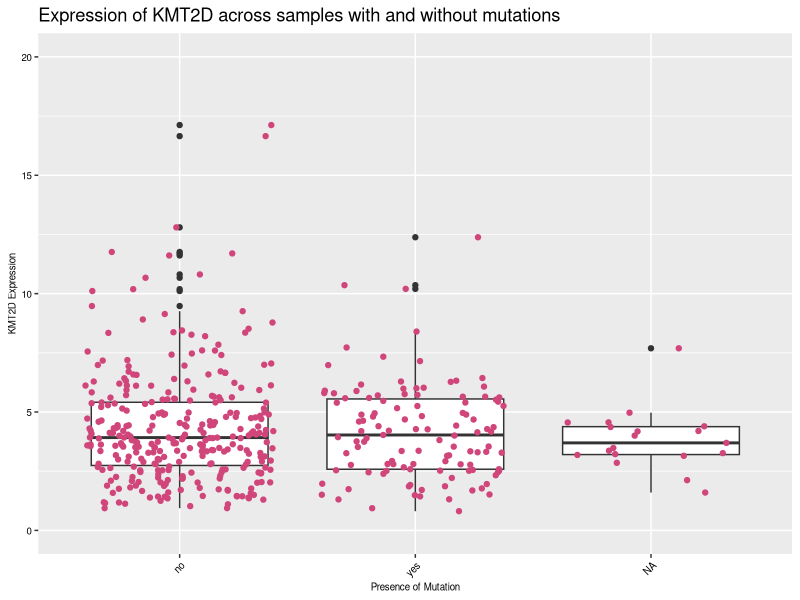
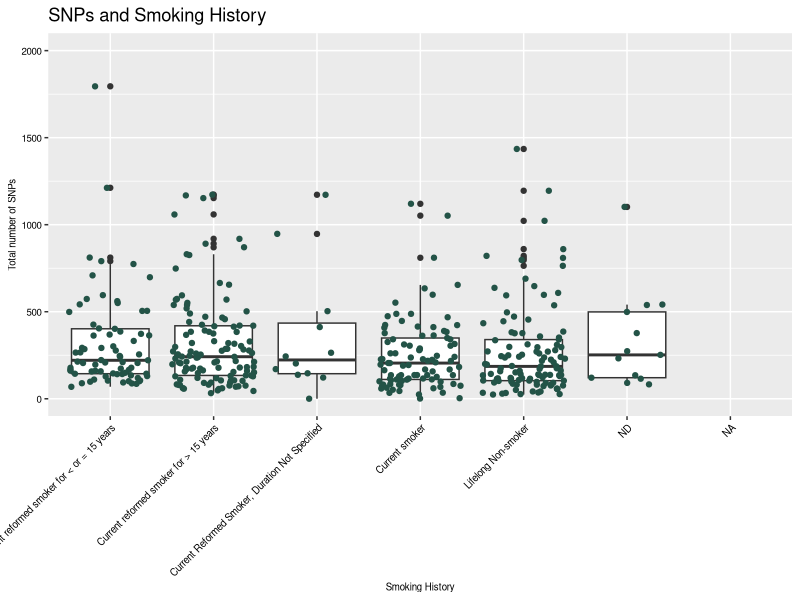
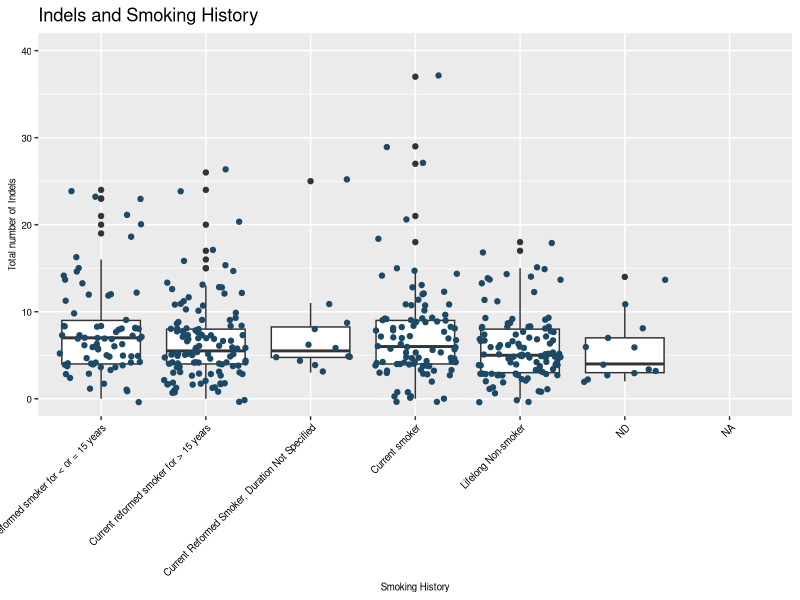
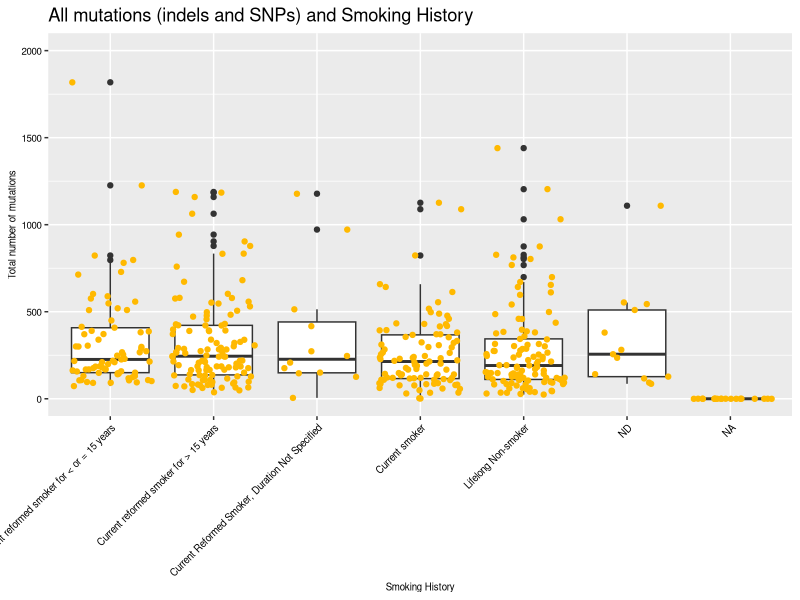
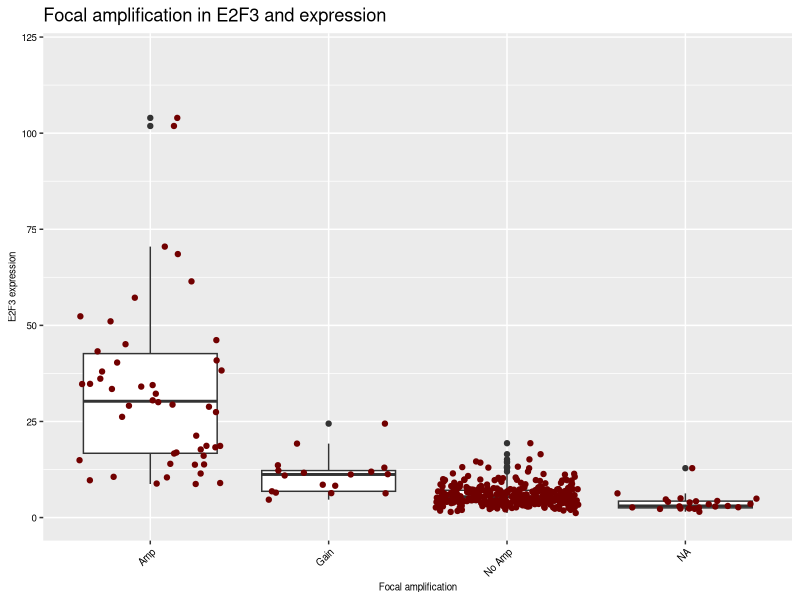
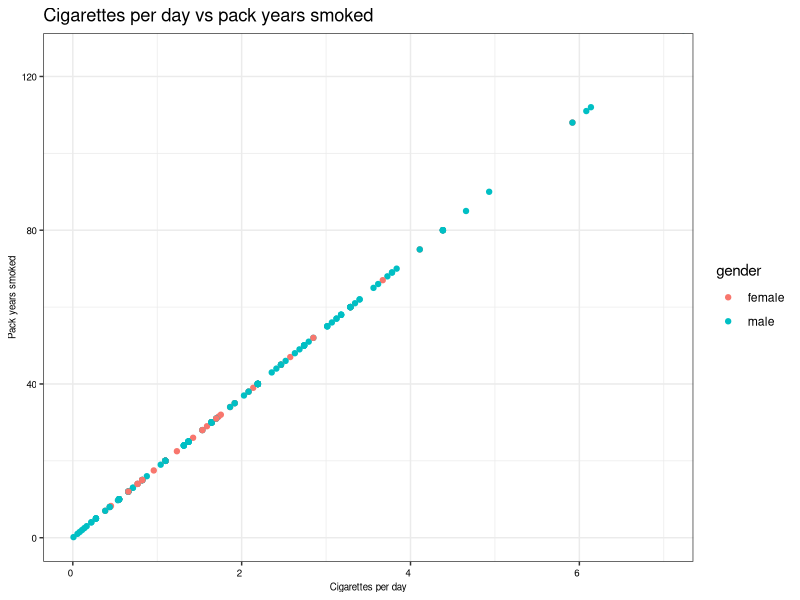

Source code (R) for these figures, in order:
## ---- chunk 1
# install.packages("tidyverse")
library(tidyverse) ## if this isn't working, be sure to run the above (uncomment first)

# Load the data
clinical <- read.csv("data/clinical.csv")
## ---- chunk 2

KMT2D_plot <- ggplot( data = clinical, 
                     aes( x= mutation.in.KMT2D,
                          y = KMT2D_expr)) +
  geom_boxplot()+ 
  geom_jitter(color = 	"#d0457a") +
  coord_cartesian(ylim=c(0, 20)) + 
  theme_grey()+
    theme(axis.text.y = element_text(color = "black", size = 7),
          axis.text.x = element_text(size = 7, color = "black", angle = 45, hjust = 1),
          axis.title.y = element_text(color = "black", size = 7),
          axis.title.x = element_text(color = "black", size = 7),
          legend.position = "none") +
    labs(title = "Expression of KMT2D across samples with and without mutations",
         x = "Presence of Mutation",
         y = "KMT2D Expression")

KMT2D_plot



## ---- chunk 3

# total SNPs
SNP_plot <- ggplot( data= clinical,
                    aes( x = Tobacco.smoking.history,
                    y = total.number.Single.Nucleotide.Variants)) +
  geom_boxplot()+
  geom_jitter( color = "#235347") +
  coord_cartesian(ylim=c(0, 2000)) +
  theme_grey() +
    theme(axis.text.y = element_text(color = "black", size = 7),
          axis.text.x = element_text(size = 7, color = "black", angle = 45, hjust = 1),
          axis.title.y = element_text(color = "black", size = 7),
          axis.title.x = element_text(color = "black", size = 7),
          legend.position = "none") +
    labs(title = "SNPs and Smoking History",
         x = "Smoking History",
         y = "Total number of SNPs")
SNP_plot


## ---- chunk 4

# total indels 
indel_plot <- ggplot( data = clinical,
                      aes( x = Tobacco.smoking.history,
                           y = total.number.Indels)) +
  geom_boxplot() +
  geom_jitter( color = "#1c4966") +
  coord_cartesian(ylim=c(0, 40)) +
  theme_grey() +
    theme(axis.text.y = element_text(color = "black", size = 7),
          axis.text.x = element_text(size = 7, color = "black", angle = 45, hjust = 1),
          axis.title.y = element_text(color = "black", size = 7),
          axis.title.x = element_text(color = "black", size = 7),
          legend.position = "none") +
    labs(title = "Indels and Smoking History",
         x = "Smoking History",
         y = "Total number of Indels")
indel_plot


## ---- chunk 5
# total number of mutations

#clean the data and make a new column total.Mutations
mutations_clinical <- clinical %>%
  select(Tobacco.smoking.history, total.number.Indels, total.number.Single.Nucleotide.Variants) %>%
  mutate(total_Indels_noNA = replace_na(total.number.Indels, 0)) %>%  #replace the NAs with 0
  mutate(total_SNPs_noNA = replace_na(total.number.Single.Nucleotide.Variants, 0)) %>%  #replace the NAs with 0
  mutate(total.Mutations = total_Indels_noNA + total_SNPs_noNA) #add the number of Indels and SNPs together, store value in total.Mutations


mutations_plot <- ggplot(data= mutations_clinical,
                         aes(x = Tobacco.smoking.history,
                              y = total.Mutations)) +
  geom_boxplot() +
  geom_jitter(color = "#ffb900") +
  coord_cartesian(ylim=c(0, 2000)) +
  theme_grey() +
    theme(axis.text.y = element_text(color = "black", size = 7),
          axis.text.x = element_text(size = 7, color = "black", angle = 45, hjust = 1),
          axis.title.y = element_text(color = "black", size = 7),
          axis.title.x = element_text(color = "black", size = 7),
          legend.position = "none") +
    labs(title = "All mutations (indels and SNPs) and Smoking History",
         x = "Smoking History",
         y = "Total number of mutations")
  
mutations_plot

## ---- chunk 6

#example for focal.amplification.in/E2F3

#clean the data 
E2F3_clinical <- clinical %>%
  select(focal.amplification.in.E2F3, E2F3_expr) %>%
  mutate(E2F3_amp = replace(focal.amplification.in.E2F3, focal.amplification.in.E2F3== ".", "No Amp")) %>% # replace . for No Amp
  mutate(E2F3_amp_noNA = replace(E2F3_amp, focal.amplification.in.E2F3 == "NaN", NA) ) # replace NaN with NA


E2F3_plot <- ggplot(data = E2F3_clinical, 
                    aes(x= E2F3_amp_noNA,
                        y = E2F3_expr))+
  geom_boxplot()+
  geom_jitter(color = "#710000") +
  coord_cartesian(ylim = c(0,120)) +
  theme_grey()+
   theme(axis.text.y = element_text(color = "black", size = 7),
          axis.text.x = element_text(size = 7, color = "black", angle = 45, hjust = 1),
          axis.title.y = element_text(color = "black", size = 7),
          axis.title.x = element_text(color = "black", size = 7),
          legend.position = "none") +
    labs(title = "Focal amplification in E2F3 and expression",
         x = "Focal amplification",
         y = "E2F3 expression")
E2F3_plot


## ---- chunk 7

#example of cigarettes_per_day and pack_years_smoked, colored by gender 
smoking_plot <- ggplot(data = clinical,
                      aes(x = cigarettes_per_day,
                          y = pack_years_smoked)) + 
  geom_point(aes(color = gender)) +
  coord_cartesian(ylim = c(0, 125), xlim = c(0,7)) +
  theme_bw() +
  theme(axis.text.y = element_text(color = "black", size = 7),
        axis.text.x = element_text(size = 7, color = "black", hjust = 1),
        axis.title.y = element_text(color = "black", size = 7),
        axis.title.x = element_text(color = "black", size = 7)) +
  labs(title = "Cigarettes per day vs pack years smoked",
       x = "Cigarettes per day",
       y = "Pack years smoked")
smoking_plot

#why does this plot look this way? Does it make sense with the data you plotted?

